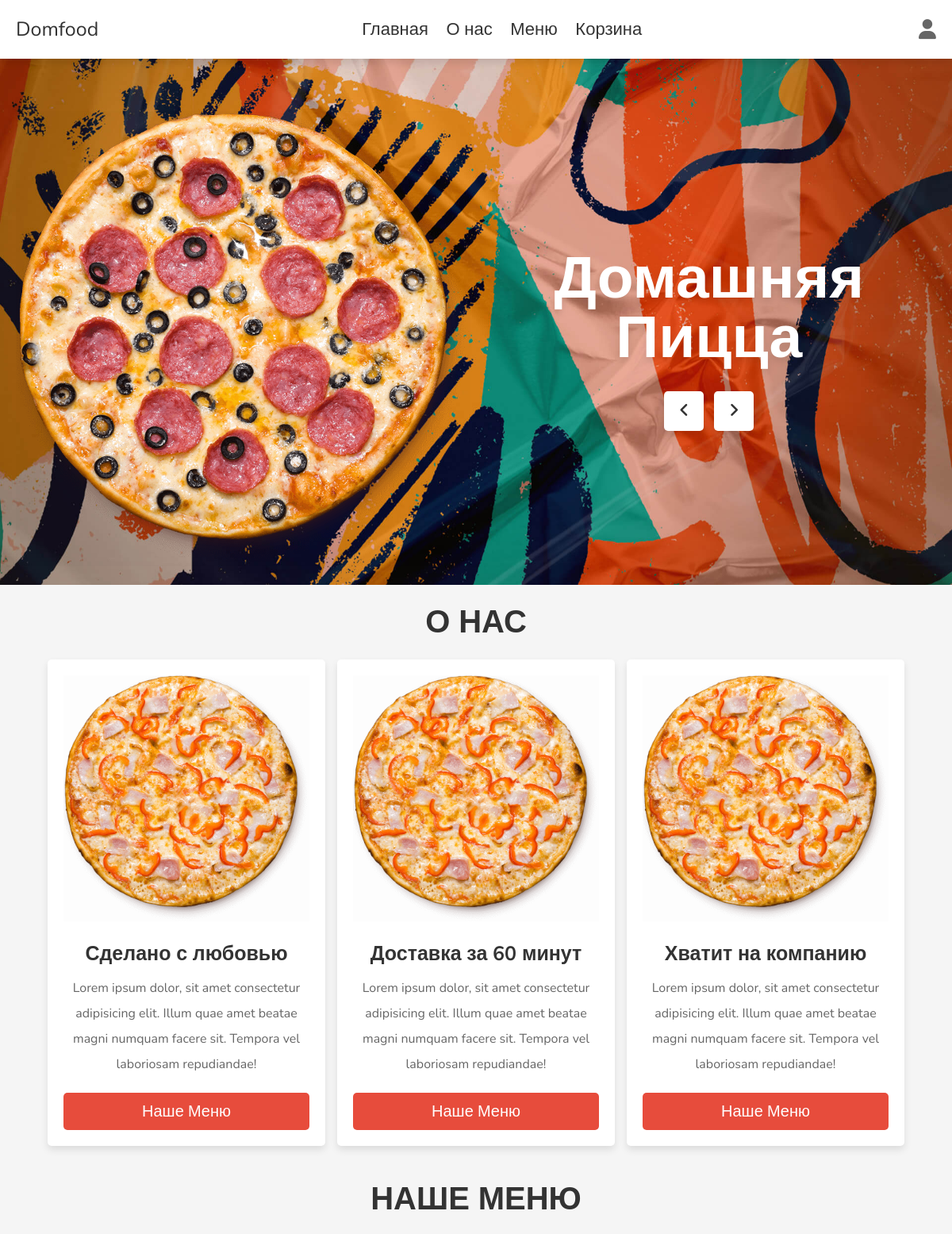
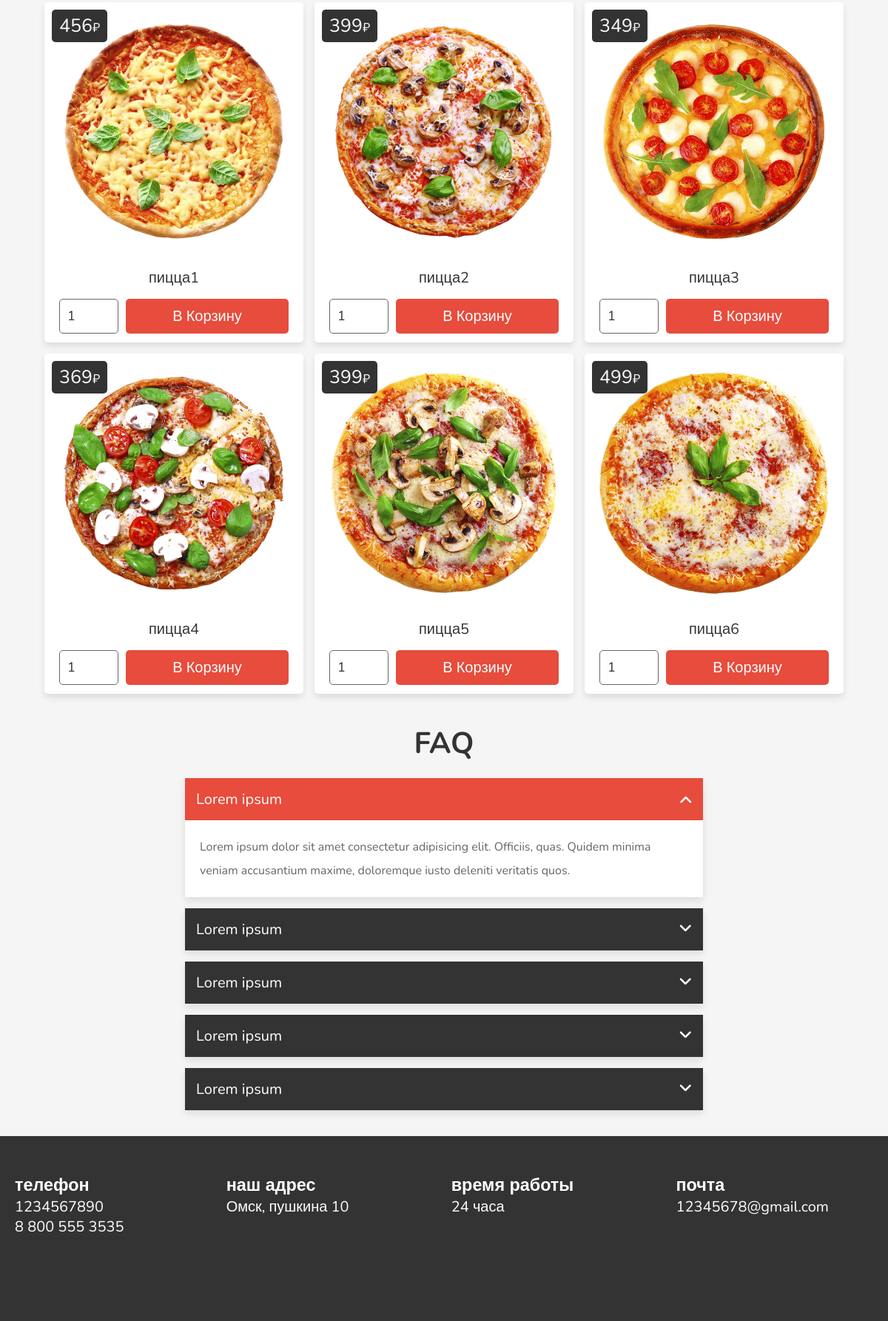
The page / on the database its author committed (2 pictures, top to bottom).
### tables this page shows
CREATE TABLE `products` (
  `products_id` int(11) NOT NULL,
  `products_name` varchar(100) NOT NULL,
  `products_price` int(11) NOT NULL,
  `products_description` varchar(200) NOT NULL,
  `products_image` varchar(100) NOT NULL
);

### index.php (the view, shortened to what this page needs)
<!DOCTYPE html>
<html lang="en">
<head>
   <link rel="stylesheet" href="css/style.css">
   <link rel="stylesheet" href="https://cdnjs.cloudflare.com/ajax/libs/font-awesome/6.1.1/css/all.min.css">
</head>
<body>
<header class="header">
   <section class="flex">
      <a href="#home" class="logo">Domfood</a>
      <nav class="navbar">
         <a href="#home">Главная</a>
         <a href="#about">О нас</a>
         <a href="#menu">Меню</a>
         <a href="busket.php">Корзина</a>
      </nav>
      <div class="icons">
         <div id="user-btn" class="fas fa-user"></div>
      </div>
   </section>
</header>
<div class="home-bg">
   <section class="home" id="home">
      <div class="slide-container">
         <div class="slide active">
            <div class="image">
               <img src="images/bd_image/home-img-1.png" alt="">
            </div>
            <div class="content">
               <h3>Домашняя пицца</h3>
               <div class="fas fa-angle-left" onclick="prev()"></div>
               <div class="fas fa-angle-right" onclick="next()"></div>
            </div>
         </div>
      </div>
   </section>
</div>
<section class="about" id="about">
   <h1 class="heading">О нас</h1>
   <div class="box-container">
      <div class="box">
         <img src="images/bd_image/home-img-2.png" alt="">
         <h3>Сделано с любовью</h3>
         <p>Lorem ipsum dolor, sit amet consectetur adipisicing elit. Illum quae amet beatae magni numquam facere sit. Tempora vel laboriosam repudiandae!</p>
         <a href="#menu" class="btn">Наше меню</a>
      </div>
      <div class="box">
         <img src="images/bd_image/home-img-2.png" alt="">
         <h3>Доставка за 60 минут</h3>
         <p>Lorem ipsum dolor, sit amet consectetur adipisicing elit. Illum quae amet beatae magni numquam facere sit. Tempora vel laboriosam repudiandae!</p>
         <a href="#menu" class="btn">Наше меню</a>
      </div>
      <div class="box">
         <img src="images/bd_image/home-img-2.png" alt="">
         <h3>Хватит на компанию</h3>
         <p>Lorem ipsum dolor, sit amet consectetur adipisicing elit. Illum quae amet beatae magni numquam facere sit. Tempora vel laboriosam repudiandae!</p>
         <a href="#menu" class="btn">Наше меню</a>
      </div>
   </div>
</section>
<section id="menu" class="menu">
   <h1 class="heading">Наше меню</h1>
   <div class="box-container">
   <?php
      $products = mysqli_query($link, "SELECT * FROM `products`");
      while($product = mysqli_fetch_array($products)){
      ?>
      <div class="box">
         <div class="price"><span><?php echo $product['products_price'] ?></span>₽</div>
         <img src="images/<?php echo $product['products_image'] ?>" alt="">
         <div class="name"><?php echo $product['products_name'] ?></div>
         <form action="vendor\action\cart\addCart.php" method="POST">
            <input type="number" min="1" max="100" value="1" class="qty" name="quan">
            <input type="submit" value="В корзину" name="addtocart" class="btn">
         </form>
      </div>
   <?php } ?>
   </div>
</section>
<section class="faq" id="faq">
   <h1 class="heading">FAQ</h1>
   <div class="accordion-container">
      <div class="accordion active">
         <div class="accordion-heading">
            <span>Lorem ipsum</span>
            <i class="fas fa-angle-down"></i>
         </div>
         <p class="accrodion-content">
            Lorem ipsum dolor sit amet consectetur adipisicing elit. Officiis, quas. Quidem minima veniam accusantium maxime, doloremque iusto deleniti veritatis quos.
         </p>
      </div>
      <div class="accordion">
         <div class="accordion-heading">
            <span>Lorem ipsum</span>
            <i class="fas fa-angle-down"></i>
         </div>
      </div>
      <div class="accordion">
         <div class="accordion-heading">
            <span>Lorem ipsum</span>
            <i class="fas fa-angle-down"></i>
         </div>
      </div>
      <div class="accordion">
         <div class="accordion-heading">
            <span>Lorem ipsum</span>
            <i class="fas fa-angle-down"></i>
         </div>
      </div>
      <div class="accordion">
         <div class="accordion-heading">
            <span>Lorem ipsum</span>
            <i class="fas fa-angle-down"></i>
         </div>
      </div>
   </div>
</section>
<section class="footer">
   <div class="box-container">
      <div class="box">
         <h3>телефон</h3>
         <p>1234567890</p>
         <p>8 800 555 3535</p>
      </div>
      <div class="box">
         <h3>наш адрес</h3>
         <p>Омск, пушкина 10</p>
      </div>
      <div class="box">
         <h3>время работы</h3>
         <p>24 часа</p>
      </div>
      <div class="box">
         <h3>почта</h3>
         <p>12345678@gmail.com</p>
      </div>
   </div>
</section>
</body>
</html>

### rows shown on the page
products: products_price "456", products_image (picture), products_name "пицца1"
products: products_price "399", products_image (picture), products_name "пицца2"
products: products_price "349", products_image (picture), products_name "пицца3"
products: products_price "369", products_image (picture), products_name "пицца4"
products: products_price "399", products_image (picture), products_name "пицца5"
products: products_price "499", products_image (picture), products_name "пицца6"
